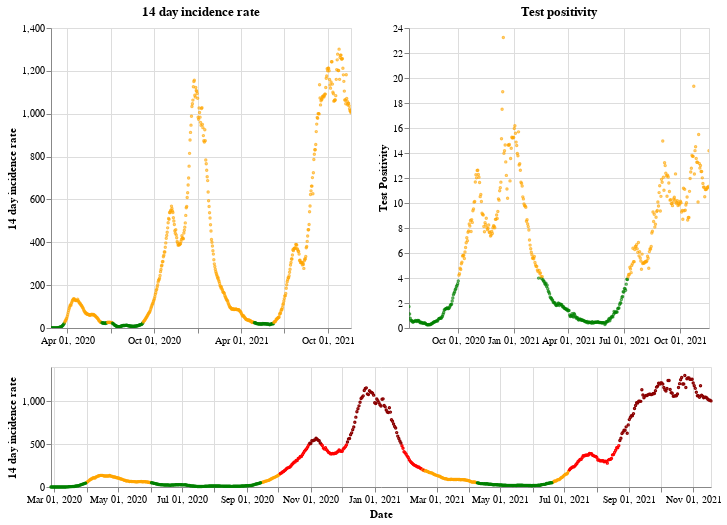

This figure's notebook cell:
### Markdown cell above
## Wales

### Code cell
plot_traffic_light('Wales')

### Figure 1 — Vega-Lite specification as saved in the notebook (floating-point values rounded to 4 significant figures; data arrays with more than 128 entries replaced by an {"elided": "..."} marker saying what was removed)
{"config": {"view": {"continuousWidth": 400, "continuousHeight": 300}}, "vconcat": [{"hconcat": [{"mark": {"type": "point", "size": 2}, "encoding": {"color": {"condition": {"value": "green", "test": "(datum.twoWeeklyCasesRate <= 25)"}, "value": "orange"}, "tooltip": [{"type": "nominal", "field": "areaName"}, {"type": "temporal", "field": "date"}, {"type": "quantitative", "field": "twoWeeklyCasesRate"}, {"type": "quantitative", "field": "testPositivity"}], "x": {"type": "temporal", "axis": {"title": ""}, "field": "date", "scale": {"domain": {"selection": "DateBrush"}}, "timeUnit": "yearmonthdate"}, "y": {"type": "quantitative", "axis": {"title": "14 day incidence rate"}, "field": "twoWeeklyCasesRate"}}, "title": "14 day incidence rate", "width": 300}, {"mark": {"type": "point", "size": 2}, "encoding": {"color": {"condition": {"value": "green", "test": "(datum.testPositivity <= 4)"}, "value": "orange"}, "tooltip": [{"type": "nominal", "field": "areaName"}, {"type": "temporal", "field": "date"}, {"type": "quantitative", "field": "twoWeeklyCasesRate"}, {"type": "quantitative", "field": "testPositivity"}], "x": {"type": "temporal", "axis": {"title": ""}, "field": "date", "scale": {"domain": {"selection": "DateBrush"}}, "timeUnit": "yearmonthdate"}, "y": {"type": "quantitative", "axis": {"title": "Test Positivity"}, "field": "testPositivity"}}, "title": "Test positivity", "width": 300}]}, {"layer": [{"mark": {"type": "point", "size": 2}, "encoding": {"color": {"condition": {"value": "orange", "test": "(((datum.testPositivity < 4) && (datum.twoWeeklyCasesRate >= 50)) && (datum.twoWeeklyCasesRate < 200))"}, "value": "red"}, "opacity": {"condition": {"value": 1, "test": "((datum.twoWeeklyCasesRate >= 50) && (datum.twoWeeklyCasesRate < 500))"}, "value": 0}, "tooltip": [{"type": "nominal", "field": "areaName"}, {"type": "temporal", "field": "date"}, {"type": "quantitative", "field": "twoWeeklyCasesRate"}, {"type": "quantitative", "field": "testPositivity"}], "x": {"type": "temporal", "axis": {"title": "Date"}, "field": "date", "timeUnit": "yearmonthdate"}, "y": {"type": "quantitative", "axis": {"title": "14 day incidence rate"}, "field": "twoWeeklyCasesRate"}}, "selection": {"DateBrush": {"type": "interval", "encodings": ["x"], "fields": ["Time"]}}}, {"mark": {"type": "point", "size": 2}, "encoding": {"color": {"value": "darkred"}, "opacity": {"condition": {"value": 1, "test": "(datum.twoWeeklyCasesRate >= 500)"}, "value": 0}, "tooltip": [{"type": "nominal", "field": "areaName"}, {"type": "temporal", "field": "date"}, {"type": "quantitative", "field": "twoWeeklyCasesRate"}, {"type": "quantitative", "field": "testPositivity"}], "x": {"type": "temporal", "axis": {"title": "Date"}, "field": "date", "timeUnit": "yearmonthdate"}, "y": {"type": "quantitative", "axis": {"title": "14 day incidence rate"}, "field": "twoWeeklyCasesRate"}}}, {"mark": {"type": "point", "size": 2}, "encoding": {"color": {"condition": {"value": "green", "test": "((datum.testPositivity < 4) && (datum.twoWeeklyCasesRate < 50))"}, "value": "orange"}, "opacity": {"condition": {"value": 1, "test": "(datum.twoWeeklyCasesRate < 50)"}, "value": 0}, "tooltip": [{"type": "nominal", "field": "areaName"}, {"type": "temporal", "field": "date"}, {"type": "quantitative", "field": "twoWeeklyCasesRate"}, {"type": "quantitative", "field": "testPositivity"}], "x": {"type": "temporal", "axis": {"title": "Date"}, "field": "date", "timeUnit": "yearmonthdate"}, "y": {"type": "quantitative", "axis": {"title": "14 day incidence rate"}, "field": "twoWeeklyCasesRate"}}}], "height": 120, "width": 660}], "data": {"name": "data-6f9192e3f6b586e4371fe3abc64e797b"}, "$schema": "https://vega.github.io/schema/vega-lite/v4.8.1.json", "datasets": {"data-6f9192e3f6b586e4371fe3abc64e797b": {"elided": "631 records"}}}
